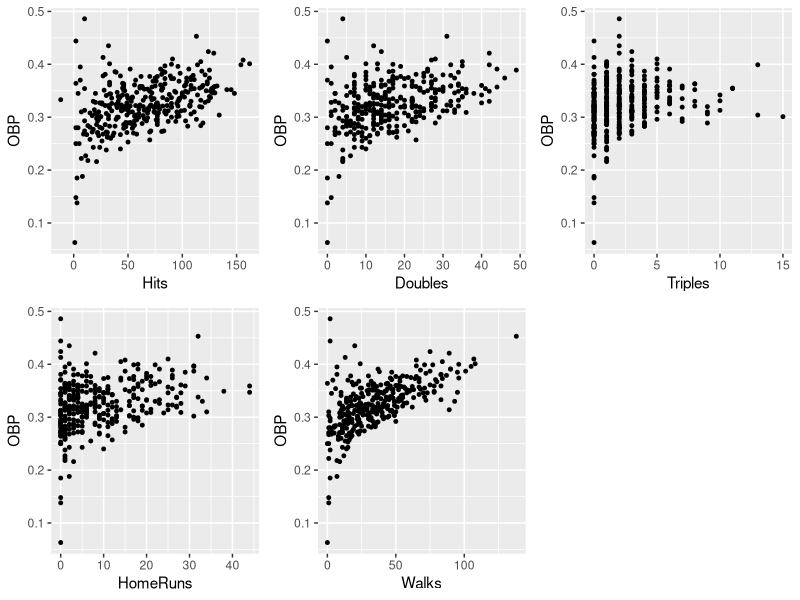
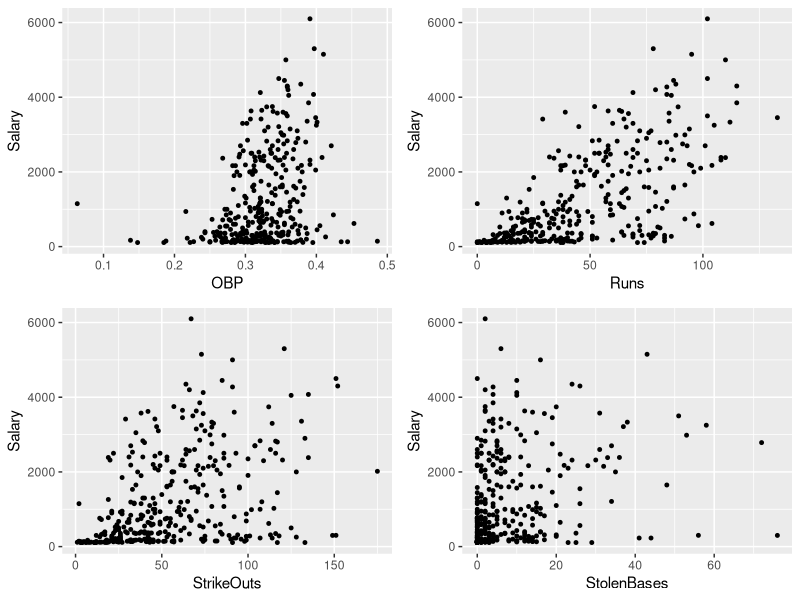

Reproduce these figures in R, in order.
####################################################################
#### Setup
####################################################################
## Install libraries (Uncomment to install)
#install.packages('reshape2')
#install.packages('ggplot2')
#install.packages('gridExtra')
#install.packages('leaps')

## Import needed libraries and data
require(reshape2)
require(ggplot2)
require(gridExtra)
require(leaps)

## Load and label data
baseball = read.table("baseball.dat.txt")
names(baseball) <- 
  c(
  'Salary',
  'BattingAverage',
  'OBP',
  'Runs',
  'Hits',
  'Doubles',
  'Triples',
  'HomeRuns',
  'RBI',
  'Walks',
  'StrikeOuts',
  'StolenBases',
  'Errors',
  'FreeAgencyEligibility',
  'FreeAgent',
  'ArbitrationEligibility',
  'Arbitration',
  'Name'
  )

## Remove double-counted data
baseball$Hits = baseball$Hits - baseball$Doubles - baseball$Triples - baseball$HomeRuns


####################################################################
#### Initial Linear Model Exploration
####################################################################
## Fit inital linear models
lm_obp = lm(OBP ~ Hits + Doubles + Triples + HomeRuns + Walks, data = baseball)
lm_salary = lm(Salary ~ OBP, data = baseball)
lm_salary_expanded = lm(Salary ~ OBP + Runs + StrikeOuts + StolenBases, data =
                          baseball)
lm_salary_full = lm(Salary ~ . - Name, data = baseball)

## Create Scatter Plots
## Use 1024x576 for image size
subset_obp = baseball[, c('OBP', 'Hits', 'Doubles', 'Triples', 'HomeRuns', 'Walks')]
subset_salary_expanded = baseball[, c('Salary', 'OBP', 'Runs', 'StrikeOuts', 'StolenBases')]

p1 <- ggplot(baseball, aes(x = Hits, y = OBP)) + geom_point(size = 1)
p2 <- ggplot(baseball, aes(x = Doubles, y = OBP)) + geom_point(size = 1)
p3 <- ggplot(baseball, aes(x = Triples, y = OBP)) + geom_point(size = 1)
p4 <- ggplot(baseball, aes(x = HomeRuns, y = OBP)) + geom_point(size = 1)
p5 <- ggplot(baseball, aes(x = Walks, y = OBP)) + geom_point(size = 1)
grid.arrange(p1, p2, p3, p4, p5, ncol = 3)

p1 <- ggplot(baseball, aes(x = OBP, y = Salary)) + geom_point(size = 1)
p2 <- ggplot(baseball, aes(x = Runs, y = Salary)) + geom_point(size = 1)
p3 <- ggplot(baseball, aes(x = StrikeOuts, y = Salary)) + geom_point(size = 1)
p4 <- ggplot(baseball, aes(x = StolenBases, y = Salary)) + geom_point(size = 1)
grid.arrange(p1, p2, p3, p4, ncol = 2)


## VIF on OBP Model
X_obp = model.matrix(lm_obp)
R2 = vector("numeric", length(lm_obp$coefficients) - 1)
for (j in 1:length(lm_obp$coefficients) - 1) 
{
  y_tmp = X_obp[, 1 + j]
  x_tmp = as.matrix(X_obp[, -c(1, 1 + j)])
  lm_fit = lm(y_tmp ~ x_tmp)
  R2[j] = summary(lm_fit)$r.squared
}
VIF_obp = 1 / (1 - R2)
names(VIF_obp) = c('Hits', 'Doubles', 'Triples', 'HomeRuns', 'Walks')
VIF_obp

## Free un-necessary memory
rm(p1, p2, p3, p4, p5)
rm(subset_salary_expanded, subset_obp)
rm(j, X_obp, x_tmp, y_tmp, R2)
invisible(gc())

####################################################################
#### Model Selection Exploration
####################################################################
## Use LEAPS for Model Selection Exploration
select_obp = regsubsets(OBP ~ Hits + Doubles + Triples + HomeRuns + Walks,method = "exhaustive",nbest = 1,data = baseball)
summary(select_obp)$which

select_salary_expanded = regsubsets(Salary ~ OBP + Runs + StrikeOuts + StolenBases,method = "exhaustive",nbest = 1,data = baseball)
summary(select_salary_expanded)$which

select_salary_full = regsubsets(Salary ~ . - Name,method = "exhaustive",nbest = 1,data = baseball)
summary(select_salary_full)$which
